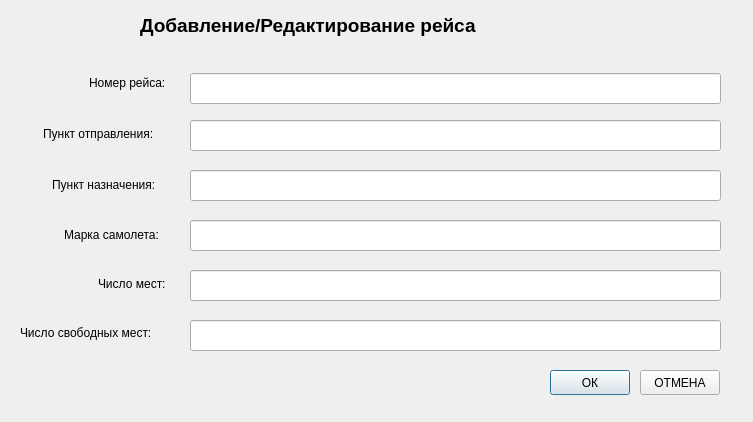
<?xml version="1.0" encoding="UTF-8"?>
<ui version="4.0">
 <class>edit_f</class>
 <widget class="QWidget" name="edit_f">
  <property name="geometry">
   <rect>
    <x>0</x>
    <y>0</y>
    <width>753</width>
    <height>422</height>
   </rect>
  </property>
  <property name="windowTitle">
   <string>Form</string>
  </property>
  <widget class="QPushButton" name="pushButton">
   <property name="geometry">
    <rect>
     <x>550</x>
     <y>370</y>
     <width>80</width>
     <height>25</height>
    </rect>
   </property>
   <property name="text">
    <string>ОК</string>
   </property>
   <property name="checkable">
    <bool>false</bool>
   </property>
   <property name="checked">
    <bool>false</bool>
   </property>
   <property name="autoRepeat">
    <bool>false</bool>
   </property>
   <property name="autoExclusive">
    <bool>false</bool>
   </property>
   <property name="autoDefault">
    <bool>false</bool>
   </property>
   <property name="default">
    <bool>true</bool>
   </property>
   <property name="flat">
    <bool>false</bool>
   </property>
  </widget>
  <widget class="QLabel" name="label_3">
   <property name="geometry">
    <rect>
     <x>52</x>
     <y>177</y>
     <width>141</width>
     <height>16</height>
    </rect>
   </property>
   <property name="font">
    <font>
     <pointsize>9</pointsize>
    </font>
   </property>
   <property name="text">
    <string>Пункт назначения:</string>
   </property>
  </widget>
  <widget class="QLabel" name="label">
   <property name="geometry">
    <rect>
     <x>98</x>
     <y>276</y>
     <width>91</width>
     <height>16</height>
    </rect>
   </property>
   <property name="font">
    <font>
     <pointsize>9</pointsize>
    </font>
   </property>
   <property name="text">
    <string>Число мест:</string>
   </property>
  </widget>
  <widget class="QLabel" name="label_2">
   <property name="geometry">
    <rect>
     <x>20</x>
     <y>325</y>
     <width>171</width>
     <height>16</height>
    </rect>
   </property>
   <property name="font">
    <font>
     <pointsize>9</pointsize>
    </font>
   </property>
   <property name="text">
    <string>Число свободных мест:</string>
   </property>
  </widget>
  <widget class="QLabel" name="label_6">
   <property name="geometry">
    <rect>
     <x>43</x>
     <y>126</y>
     <width>151</width>
     <height>16</height>
    </rect>
   </property>
   <property name="font">
    <font>
     <pointsize>9</pointsize>
    </font>
   </property>
   <property name="text">
    <string>Пункт отправления:</string>
   </property>
  </widget>
  <widget class="QLabel" name="label_4">
   <property name="geometry">
    <rect>
     <x>64</x>
     <y>227</y>
     <width>131</width>
     <height>16</height>
    </rect>
   </property>
   <property name="font">
    <font>
     <pointsize>9</pointsize>
    </font>
   </property>
   <property name="text">
    <string>Марка самолета:</string>
   </property>
  </widget>
  <widget class="QLabel" name="label_5">
   <property name="geometry">
    <rect>
     <x>89</x>
     <y>75</y>
     <width>131</width>
     <height>16</height>
    </rect>
   </property>
   <property name="font">
    <font>
     <pointsize>9</pointsize>
    </font>
   </property>
   <property name="text">
    <string>Номер рейса:</string>
   </property>
  </widget>
  <widget class="QPushButton" name="pushButton_2">
   <property name="geometry">
    <rect>
     <x>640</x>
     <y>370</y>
     <width>80</width>
     <height>25</height>
    </rect>
   </property>
   <property name="text">
    <string>ОТМЕНА</string>
   </property>
  </widget>
  <widget class="QLabel" name="label_7">
   <property name="geometry">
    <rect>
     <x>140</x>
     <y>0</y>
     <width>511</width>
     <height>51</height>
    </rect>
   </property>
   <property name="font">
    <font>
     <pointsize>14</pointsize>
     <weight>75</weight>
     <bold>true</bold>
    </font>
   </property>
   <property name="text">
    <string>Добавление/Редактирование рейса</string>
   </property>
  </widget>
  <widget class="QLineEdit" name="num">
   <property name="geometry">
    <rect>
     <x>190</x>
     <y>73</y>
     <width>531</width>
     <height>31</height>
    </rect>
   </property>
  </widget>
  <widget class="QLineEdit" name="from">
   <property name="geometry">
    <rect>
     <x>190</x>
     <y>120</y>
     <width>531</width>
     <height>31</height>
    </rect>
   </property>
  </widget>
  <widget class="QLineEdit" name="to">
   <property name="geometry">
    <rect>
     <x>190</x>
     <y>170</y>
     <width>531</width>
     <height>31</height>
    </rect>
   </property>
  </widget>
  <widget class="QLineEdit" name="mark">
   <property name="geometry">
    <rect>
     <x>190</x>
     <y>220</y>
     <width>531</width>
     <height>31</height>
    </rect>
   </property>
  </widget>
  <widget class="QLineEdit" name="count">
   <property name="geometry">
    <rect>
     <x>190</x>
     <y>270</y>
     <width>531</width>
     <height>31</height>
    </rect>
   </property>
  </widget>
  <widget class="QLineEdit" name="free">
   <property name="geometry">
    <rect>
     <x>190</x>
     <y>320</y>
     <width>531</width>
     <height>31</height>
    </rect>
   </property>
  </widget>
 </widget>
 <resources/>
 <connections/>
</ui>
